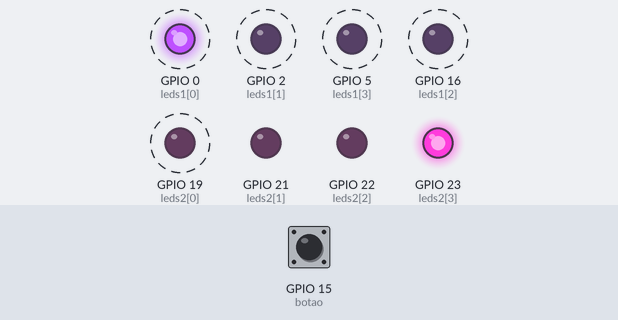
This sketch was run on a simulated ESP32. Shown: output pins drawn as LEDs (lit = HIGH). Dashed ring = blinking. The test bench sets the inputs (shaded band); at power-on: GPIO 15 (botao) HIGH.

Above: at 0.12 s.
At 4.8 s:
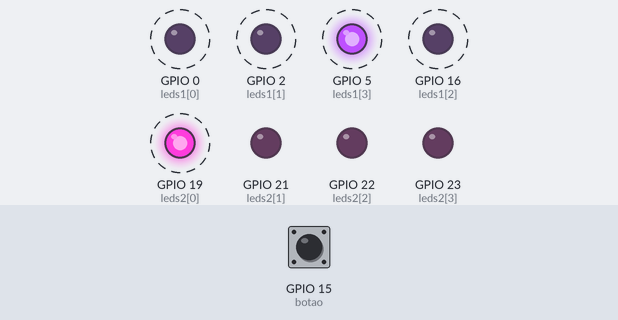
4.9 s: GPIO 15 (botao) pulled LOW for 2.35 s
At 7.0 s:
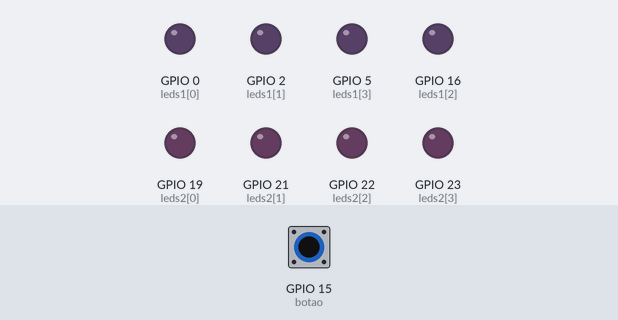
Timing chart, 0 to 14.7 s (numbered marks = the images above; inputs shaded):
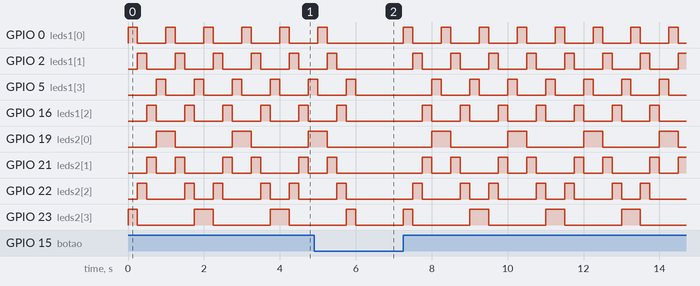

The sketch:

sketch.ino
```cpp
#define leds 4
#define botao 15

int leds1[leds] = {0, 2, 16, 5};
int leds2[leds] = {19, 21, 22, 23};

void setup() {
  for(int i = 0; i < leds; i++){
    pinMode(leds1[i], OUTPUT);
    pinMode(leds2[i], OUTPUT);
  }
  pinMode(botao, INPUT_PULLUP);
}

void loop() {
  while(digitalRead(botao) == HIGH){
    for(int i = 0; i < leds; i++){
      digitalWrite(leds1[i], HIGH);
      digitalWrite(leds2[leds - 1 - i], HIGH);
      delay(250);
      digitalWrite(leds1[i], LOW);
      digitalWrite(leds2[leds - 1 - i], LOW);
    }

    for(int i = 0; i < leds; i++){
      digitalWrite(leds1[i], HIGH);
      digitalWrite(leds2[i], HIGH);
      delay(250);
      digitalWrite(leds1[i], LOW);
      digitalWrite(leds2[i], LOW);
    }
  }
}
```

Measured:
- by itself, GPIO 19 (leds2[0]): repeats every 2.0 s: HIGH 0.50 s, LOW 1.5 s
